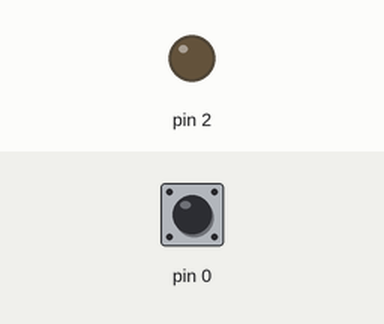
The sketch below on a simulated Arduino Uno, built with avr-gcc and run on an emulated ATmega328P. On the bench: output pins drawn as LEDs (lit = HIGH). Inputs (shaded band) come from the test bench; at power-on: pin 0 HIGH.

Above: at 1.2 s.
1.3 s: pin 0 pulled LOW for 0.15 s
At 1.8 s:
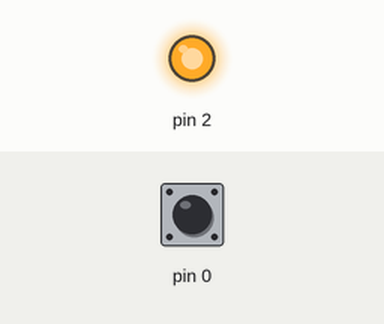
2.9 s: pin 0 pulled LOW for 1 s
At 4.2 s:
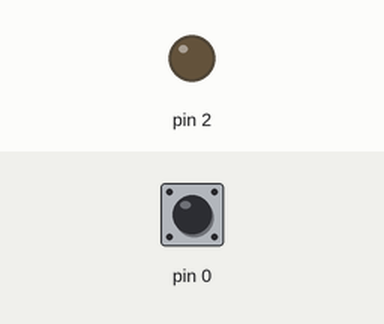
5.4 s: pin 0 pulled LOW for 3.2 s
At 6.1 s:
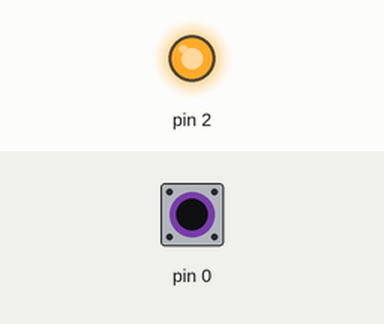
Timing chart, 0 to 8.4 s (numbered marks = the images above; inputs shaded):
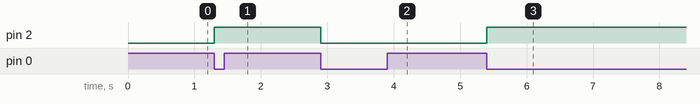

Measured:
- after the input at 1.3 s, pin 2: LOW → HIGH at once
- after the input at 2.9 s, pin 2: HIGH → LOW at once
- after the input at 5.4 s, pin 2: LOW → HIGH at once

The sketch:

Project_1_Bottom_Led.ino
```cpp
/* CONTROL LED'S ON AND OFF*/

void setup() {
  // put your setup code here, to run once:
  /*设置一个引脚（pin）作为GPIO时的I/O模式.
  pinMode(pin, mode)
    Parameters：
            pin：# of pin
            mode：GPIO的I/O模式，取值有3种
                  1.INPUT ：作为数字输入
                  2.OUTPUT ：作为数字输出
                  3.INPUT_PULLUP：作为数字输入，且使能引脚的内部上拉电阻
  */
  pinMode(2, OUTPUT);
  pinMode(0, INPUT_PULLUP);
}

void loop() {
  // put your main code here, to run repeatedly:
  /*设置一个数字输出引脚的输出电平值，HIGH或者LOW
  digitalWrite(pin,value)
    Parameters：
            pin：引脚编号。此引脚必须在之前使用pinMode设置为OUTPUT模式
            value：2个值
                  1.LOW：输出低电平
                  2.HIGH：输出高电平
  读取一个数字输入引脚的电平值
    int digitalRead(pin)
    Return：HIGH（高电平）或者LOW（低电平）
    Parameters：
            pin：引脚编号。
  */
  if (digitalRead(0))
  {
    while (digitalRead(0));
    digitalWrite(2, !digitalRead(2));
  }

}
```
